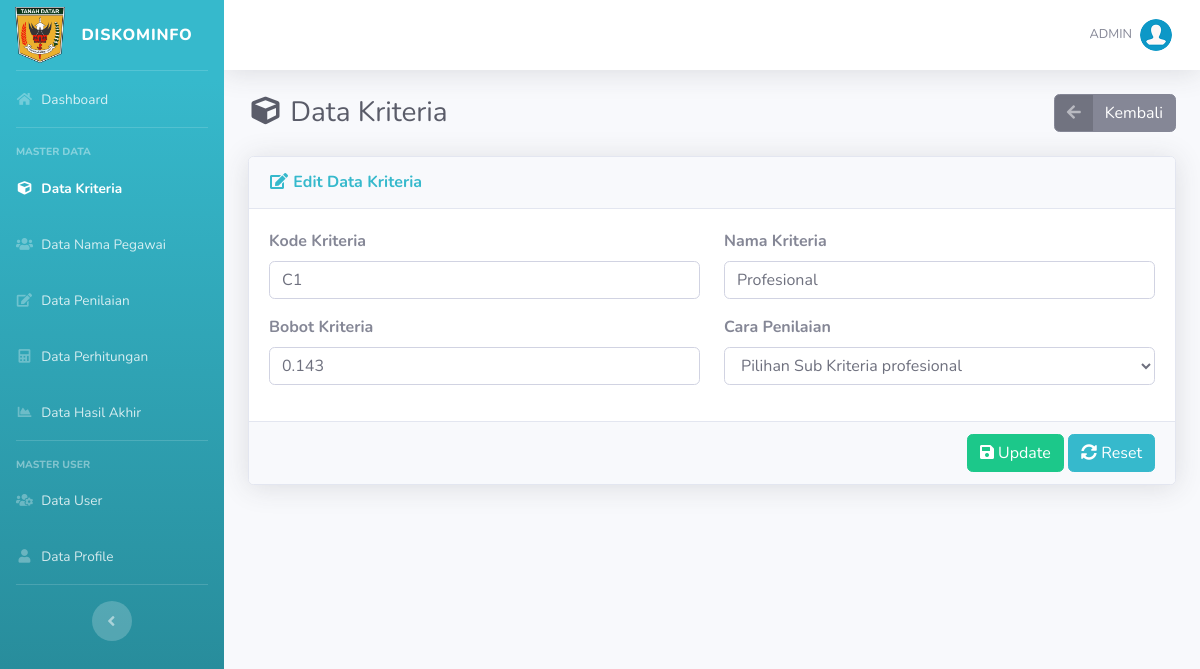
The page /edit-kriteria.php?id=1 (signed in) on the database its author committed.
### tables this page shows
CREATE TABLE `kriteria` (
  `id_kriteria` int(11) NOT NULL,
  `kode_kriteria` varchar(10) NOT NULL,
  `nama` varchar(50) NOT NULL,
  `bobot` float DEFAULT NULL,
  `ada_pilihan` tinyint(1) DEFAULT NULL
);

### includes/functions.php (called while the page is built, shortened)
<?php
function get_role() {
	if(isset($_SESSION['user_id']) && isset($_SESSION['role'])) {
		if($_SESSION['role'] == '1') {
			return 'admin';
		} else {
			return 'user';
		}
	} else {
		return false;
	}
}
?>

### edit-kriteria.php (the view, shortened to what this page needs)
<?php require_once('includes/init.php');
$user_role = get_role();
if($user_role == 'admin') {
$id_kriteria = (isset($_GET['id'])) ? trim($_GET['id']) : '';
require_once('template/header.php');
?>
<div class="d-sm-flex align-items-center justify-content-between mb-4">
    <h1 class="h3 mb-0 text-gray-800"><i class="fas fa-fw fa-cube"></i> Data Kriteria</h1>
	<a href="list-kriteria.php" class="btn btn-secondary btn-icon-split"><span class="icon text-white-50"><i class="fas fa-arrow-left"></i></span>
		<span class="text">Kembali</span>
	</a>
</div>
<div class="card shadow mb-4">
    <div class="card-header py-3">
        <h6 class="m-0 font-weight-bold text-info"><i class="fas fa-fw fa-edit"></i> Edit Data Kriteria</h6>
    </div>
	<form action="edit-kriteria.php?id=<?php echo $id_kriteria; ?>" method="post">
		<?php
		if(!$id_kriteria) {
		?>
		<div class="card-body">
			<div class="alert alert-danger">Data tidak ada</div>
		</div>
		<?php
		}else{
		$data = mysqli_query($koneksi,"SELECT * FROM kriteria WHERE id_kriteria='$id_kriteria'");
		$cek = mysqli_num_rows($data);
		if($cek <= 0) {
		?>
		<div class="card-body">
			<div class="alert alert-danger">Data tidak ada</div>
		</div>
		<?php
		}else{
			while($d = mysqli_fetch_array($data)){
		?>
		<div class="card-body">
			<div class="row">
				<div class="form-group col-md-6">
					<label class="font-weight-bold">Kode Kriteria</label>
					<input autocomplete="off" type="text" name="kode_kriteria" required value="<?php echo $d['kode_kriteria']; ?>" class="form-control"/>
				</div>
				<div class="form-group col-md-6">
					<label class="font-weight-bold">Nama Kriteria</label>
					<input autocomplete="off" type="text" name="nama" required value="<?php echo $d['nama']; ?>" class="form-control"/>
				</div>
				<div class="form-group col-md-6">
					<label class="font-weight-bold">Bobot Kriteria</label>
					<input autocomplete="off" type="number" name="bobot" required value="<?php echo $d['bobot']; ?>" step="0.001" class="form-control"/>
				</div>
				<div class="form-group col-md-6">
					<label class="font-weight-bold">Cara Penilaian</label>
					<select name="ada_pilihan" class="form-control" required>
						<option value="1" <?php if($d['ada_pilihan']=="1") {echo "selected";} ?>>Pilihan Sub Kriteria profesional</option>
					</select>
				</div>
			</div>
		</div>
		<div class="card-footer text-right">
            <button name="submit" value="submit" type="submit" class="btn btn-success"><i class="fa fa-save"></i> Update</button>
            <button type="reset" class="btn btn-info"><i class="fa fa-sync-alt"></i> Reset</button>
        </div>
		<?php
		}
		}
		}
		?>
	</form>
</div>
<?php
require_once('template/footer.php');
}else {
	header('Location: login.php');
}
?>

### rows shown on the page
kriteria: kode_kriteria "C1", nama "Profesional", bobot "0.143", ada_pilihan "Pilihan Sub Kriteria profesional"

### other values the page prints
$_SESSION['username'] "ADMIN"
